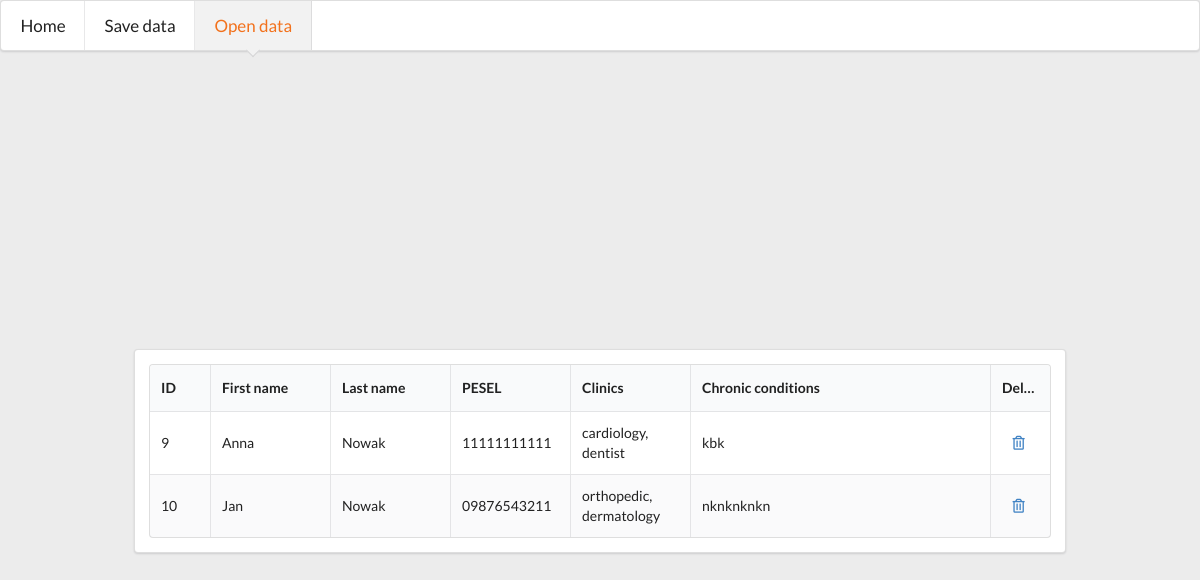
Before: /medrecord/open_record/ with the older database file.
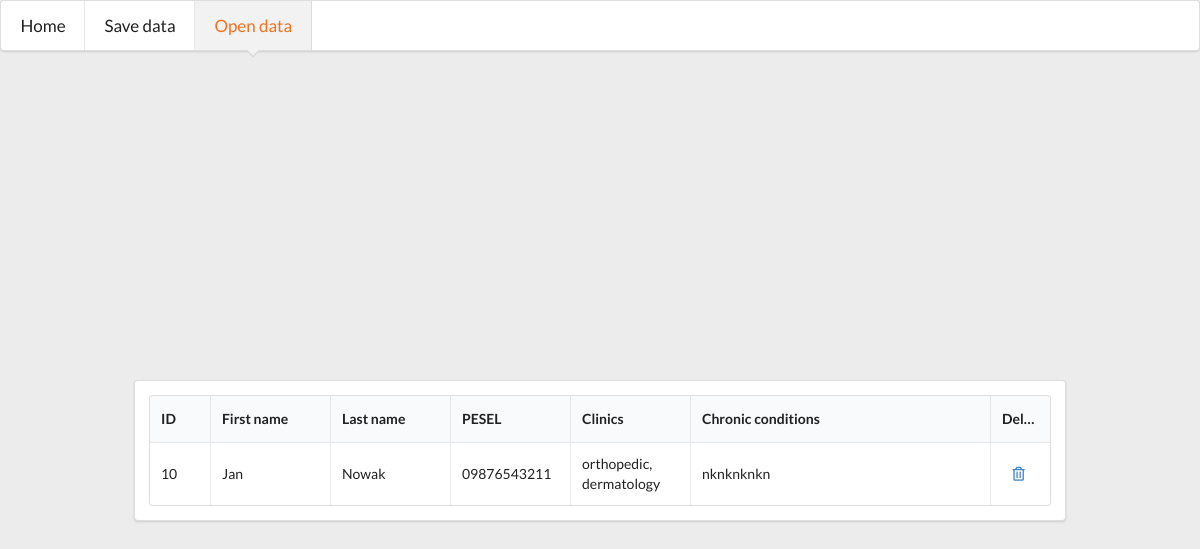
After: the same page with the newer database file.
### medrecord/models.py (models this page shows)
class Patient(models.Model):
    first_name = models.CharField(max_length=200)
    last_name = models.CharField(max_length=200)
    pesel = models.CharField(max_length=11)
    clinics = models.CharField(max_length=1000, blank=True, null=True)
    chronic_conditions = models.CharField(max_length=1000, blank=True, null=True)

### medrecord/views.py (the view)
# urls.py: path('open_record/', views.open_record, name='open_record'),
def open_record(request):
    clear_session(request)
    patients = Patient.objects.all()
    return render(request, 'medrecord/open_record.html', {'patients': patients})

### medrecord/views.py (called while the page is built)
def clear_session(request):
    for key in list(request.session.keys()):
        del request.session[key]
    return

### medrecord/templates/medrecord/open_record.html (shortened to what this page needs)
<!DOCTYPE html>
<html lang="en">
<head>
    <link rel="stylesheet" href="https://cdnjs.cloudflare.com/ajax/libs/semantic-ui/2.4.1/semantic.min.css"/>
</head>
<body>
<div class="ui pointing menu huge">
    <a class="item" href="{% url 'medrecord:index' %}">
        Home
    </a>
    <a class="item" href="{% url 'medrecord:personal_info' %}">
        Save data
    </a>
    <a class="active orange item" href="{% url 'medrecord:open_record' %}">
        Open data
    </a>
</div>
<div class="ui middle aligned center aligned grid">
    <div class="column">
        <div class="ui segment">
            <table class="ui fixed celled striped top aligned table">
                <thead>
                <tr>
                    <th class="one wide">ID</th>
                    <th class="two wide">First name</th>
                    <th class="two wide">Last name</th>
                    <th class="two wide">PESEL</th>
                    <th class="two wide">Clinics</th>
                    <th class="five wide">Chronic conditions</th>
                    <th class="one wide center aligned">Delete</th>
                </tr>
                </thead>
                <tbody>
                {% for patient in patients %}
                <tr>
                    <td data-label="ID">{{patient.id}}</td>
                    <td data-label="First name">{{patient.first_name}}</td>
                    <td data-label="Last name">{{patient.last_name}}</td>
                    <td data-label="PESEL">{{patient.pesel}}</td>
                    <td data-label="Clinics">{{patient.clinics}}</td>
                    <td data-label="Chronic conditions">{{patient.chronic_conditions}}</td>
                    <td data-label="Delete" class="center aligned">
                        <a href="/medrecord/delete/{{ patient.id }}"><i class="trash alternate outline icon"></i></a>
                    </td>
                    {% endfor %}
                </tbody>
            </table>
        </div>
    </div>
</div>
</body>
</html>

Changed rows visible on the page:
removed Patient: id "9", first_name "Anna", last_name "Nowak", pesel "11111111111", clinics "cardiology, dentist", chronic_conditions "kbk"
